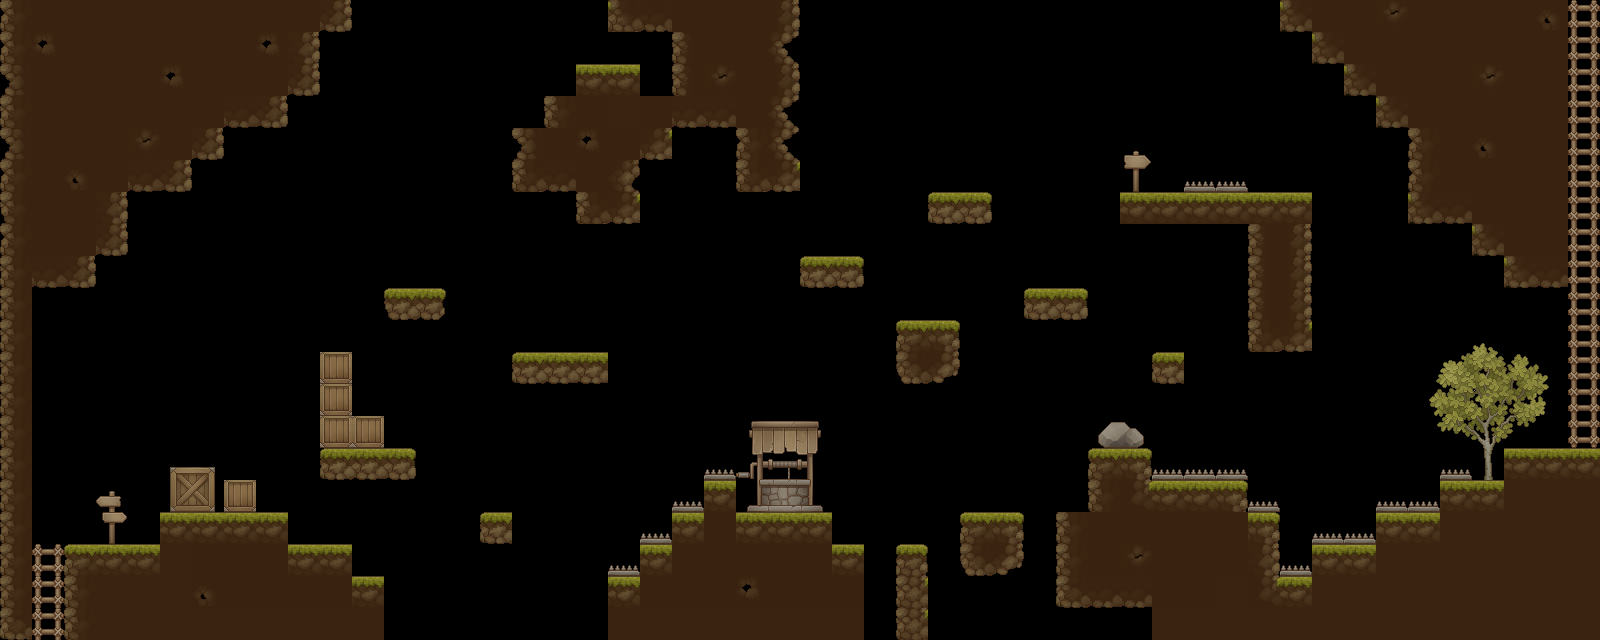

A level layout from a 2D game, rendered from its tile map. Below: a short description, then the map file with tile-grid data replaced by summaries:
An orthogonal 50x20 tile map with 32x32 px tiles, 1 tile layer (Tile Layer 1), 2 tilesets and 60 objects (47x platform, 11x obstacle, exit_trigger, coin).

<map version="1.0" tiledversion="1.0.1" orientation="orthogonal" renderorder="right-down" width="50" height="20" tilewidth="32" tileheight="32" nextobjectid="67">
 <tileset firstgid="1" name="TX Tileset Ground" tilewidth="32" tileheight="32" tilecount="256" columns="16">
  <image source="TX Tileset Ground.png" width="512" height="512" />
 </tileset>
 <tileset firstgid="257" name="TX Village Props" tilewidth="32" tileheight="32" tilecount="1024" columns="32">
  <image source="TX Village Props.png" width="1024" height="1024" />
 </tileset>
 <layer name="Tile Layer 1" width="50" height="20">
  <data>[1000 cells, 433 non-empty, 93 distinct tile ids]</data>
 </layer>
 <objectgroup name="Object Layer 1">
  <object id="3" type="platform" x="0" y="286.667" width="30" height="351.333" />
  <object id="4" type="platform" x="32.3333" y="545" width="128" height="33.9997" />
  <object id="5" type="platform" x="160.667" y="513" width="128" height="33.9997" />
  <object id="6" type="platform" x="288.667" y="544.333" width="64.6667" height="33.9997" />
  <object id="7" type="platform" x="353.333" y="579" width="30.6667" height="60.6664" />
  <object id="8" type="platform" x="318" y="447.667" width="93.3333" height="31.333" />
  <object id="9" type="platform" x="322.667" y="354.333" width="27.3333" height="93.9997" />
  <object id="10" type="platform" x="351.333" y="416.333" width="32" height="33.9997" />
  <object id="13" type="platform" x="384.667" y="287" width="62.6667" height="33.9997" />
  <object id="14" type="platform" x="512" y="351" width="97.3337" height="33.9997" />
  <object id="15" type="platform" x="481.333" y="511.667" width="33.3334" height="33.9997" />
  <object id="16" type="platform" x="606.667" y="573.667" width="34.6667" height="63.9997" />
  <object id="17" type="platform" x="639.333" y="543" width="34" height="33.9997" />
  <object id="18" type="platform" x="673.333" y="514.333" width="30.6667" height="33.9997" />
  <object id="19" type="platform" x="705.333" y="481.667" width="30.6667" height="33.9997" />
  <object id="20" type="platform" x="738" y="513" width="96" height="33.9997" />
  <object id="21" type="platform" x="832" y="543.667" width="31.3333" height="95.333" />
  <object id="22" type="platform" x="898" y="543.667" width="30.6667" height="96.6664" />
  <object id="23" type="platform" x="960" y="510.333" width="62" height="65.9997" />
  <object id="24" type="platform" x="1054" y="511" width="226.667" height="95.9997" />
  <object id="25" type="platform" x="1088" y="478.333" width="158" height="33.9997" />
  <object id="26" type="platform" x="1088.67" y="449.667" width="63.3333" height="27.9997" />
  <object id="27" type="platform" x="1151.33" y="607" width="36" height="33.9997" />
  <object id="28" type="platform" x="1282" y="576.333" width="126" height="29.9997" />
  <object id="29" type="platform" x="1378" y="511.667" width="128" height="33.9997" />
  <object id="30" type="platform" x="1314" y="546.333" width="124" height="28.6664" />
  <object id="31" type="platform" x="1441.33" y="479.667" width="124.667" height="30.6664" />
  <object id="32" type="platform" x="1506" y="449" width="92.6667" height="33.333" />
  <object id="33" type="platform" x="1502.67" y="255.667" width="65.3333" height="33.9997" />
  <object id="34" type="platform" x="1472.67" y="221" width="92" height="33.9997" />
  <object id="35" type="platform" x="1408" y="188.333" width="108.667" height="33.9997" />
  <object id="36" type="platform" x="1409.33" y="129.667" width="32" height="55.333" />
  <object id="37" type="platform" x="1376" y="92.3335" width="36.6667" height="33.9997" />
  <object id="38" type="platform" x="1342.67" y="61.6668" width="34" height="33.9997" />
  <object id="39" type="platform" x="1313.33" y="31.0001" width="128" height="33.9997" />
  <object id="40" type="platform" x="1279.33" y="-0.333183" width="128" height="33.9997" />
  <object id="41" type="platform" x="799.333" y="255" width="62" height="31.9997" />
  <object id="42" type="platform" x="930" y="193.667" width="61.3333" height="29.9997" />
  <object id="43" type="platform" x="898" y="319.667" width="62" height="63.333" />
  <object id="44" type="platform" x="1025.33" y="289.667" width="62.6667" height="30.6664" />
  <object id="45" type="platform" x="1152.67" y="351.667" width="32" height="33.333" />
  <object id="46" type="platform" x="1121.33" y="193" width="190.667" height="31.9997" />
  <object id="47" type="platform" x="1121.33" y="193" width="190.667" height="31.9997" />
  <object id="48" type="exit_trigger" x="1568" y="289" width="31.3333" height="162" />
  <object id="49" type="platform" x="511.333" y="158.333" width="128" height="33.9997" />
  <object id="50" type="platform" x="576.667" y="189.667" width="62" height="33.9997" />
  <object id="51" type="platform" x="737.333" y="94.3335" width="63.3333" height="96.6664" />
  <object id="52" type="coin" x="1375.33" y="288" width="32.6667" height="32.6667" />
  <object id="53" type="platform" x="1248.67" y="226" width="62.667" height="126" />
  <object id="54" type="obstacle" x="608" y="556" width="31" height="16" />
  <object id="55" type="obstacle" x="639.5" y="524" width="31" height="16" />
  <object id="56" type="obstacle" x="671.5" y="496" width="31" height="16" />
  <object id="57" type="obstacle" x="705.5" y="463" width="31" height="16" />
  <object id="58" type="obstacle" x="1151.5" y="460" width="95" height="16" />
  <object id="61" type="obstacle" x="1312.5" y="526" width="63" height="16" />
  <object id="62" type="obstacle" x="1378.5" y="494" width="63" height="16" />
  <object id="63" type="obstacle" x="1440.5" y="463" width="32" height="16" />
  <object id="64" type="obstacle" x="1283" y="559" width="32" height="16" />
  <object id="65" type="obstacle" x="1249" y="492" width="32" height="16" />
  <object id="66" type="obstacle" x="1184" y="174" width="63" height="17" />
 </objectgroup>
</map>
